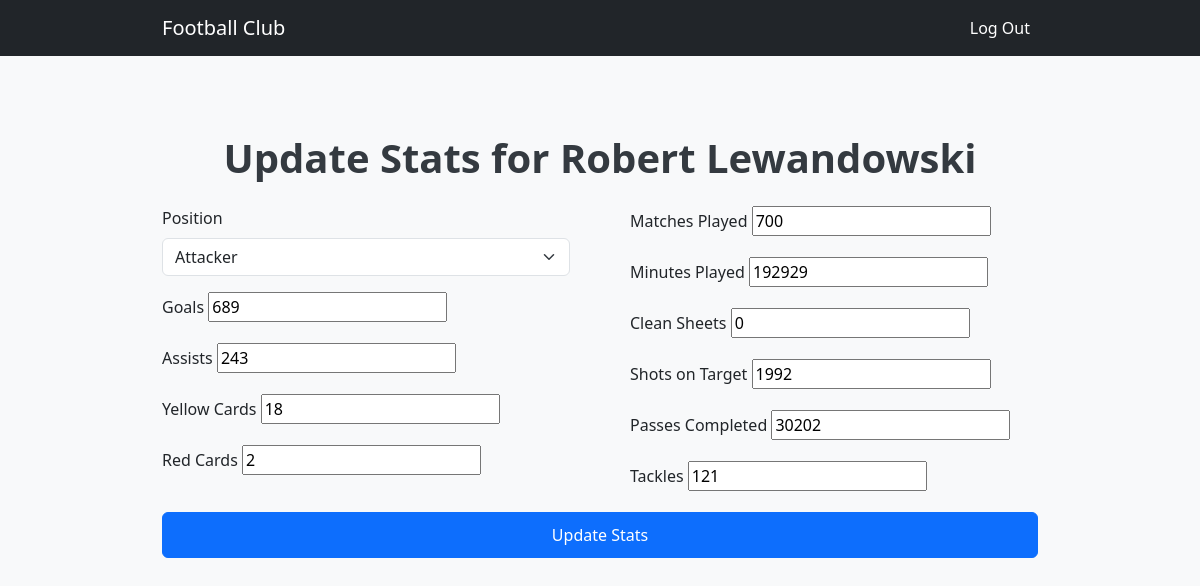
The app's page /update-stats/1/ with its own data.
### club/models.py (models this page shows, shortened)
class Player(models.Model):
    club = models.ForeignKey(FootballClub, on_delete=models.CASCADE)  # Fixed reference to FootballClub
    name = models.CharField(max_length=255)
    position = models.CharField(max_length=100)
    goals = models.PositiveIntegerField(default=0)
    assists = models.PositiveIntegerField(default=0)
    yellow_cards = models.PositiveIntegerField(default=0)
    red_cards = models.PositiveIntegerField(default=0)
    matches_played = models.PositiveIntegerField(default=0)
    minutes_played = models.PositiveIntegerField(default=0)
    clean_sheets = models.PositiveIntegerField(default=0)  # Number of clean sheets for goalkeepers
    shots_on_target = models.PositiveIntegerField(default=0)
    passes_completed = models.PositiveIntegerField(default=0)
    tackles = models.PositiveIntegerField(default=0)

### club/views.py (the view)
# urls.py: path('update-stats/<int:player_id>/', views.update_stats, name='update_stats'),
def update_stats(request, player_id):
    player = get_object_or_404(Player, id=player_id)
    if request.method == 'POST':
        form = PlayerStatsForm(request.POST, instance=player)
        if form.is_valid():
            form.save()
            return redirect('manage_stats')
    else:
        form = PlayerStatsForm(instance=player)
    return render(request, 'club/update_stats.html', {'form': form, 'player': player})

### club/forms.py
class PlayerStatsForm(forms.ModelForm):
    class Meta:
        model = Player
        fields = ['position', 'goals', 'assists', 'yellow_cards',
                  'red_cards', 'matches_played', 'minutes_played',
                  'clean_sheets', 'shots_on_target', 'passes_completed',
                  'tackles']

### club/templates/club/update_stats.html (shortened to what this page needs)
<!DOCTYPE html>
<html lang="en">
  <head>
    <link
      href="https://cdn.jsdelivr.net/npm/bootstrap@5.3.0-alpha1/dist/css/bootstrap.min.css"
      rel="stylesheet"
    />
  </head>
  <body>
    <nav class="navbar navbar-expand-lg navbar-dark bg-dark">
      <div class="container">
        <a class="navbar-brand" href="#">Football Club</a>
        <div class="collapse navbar-collapse" id="navbarNav">
          <ul class="navbar-nav ms-auto">
            <li class="nav-item">
              <a class="nav-link active" href="/">Log Out</a>
            </li>
          </ul>
        </div>
      </div>
    </nav>
    <div class="container py-5">
      <h1 class="text-center mb-4">Update Stats for {{ player.name }}</h1>
      <form method="post">
        <div class="row">
          <div class="col-md-6">
            <div class="mb-3">
              <label for="id_position" class="form-label">Position</label>
              <select class="form-select" id="id_position" name="position">
                <option value="att">Attacker</option>
              </select>
            </div>
            <div class="mb-3">
              <label for="id_goals" class="form-label">Goals</label>
              {{ form.goals }}
            </div>
            <div class="mb-3">
              <label for="id_assists" class="form-label">Assists</label>
              {{ form.assists }}
            </div>
            <div class="mb-3">
              <label for="id_yellow_cards" class="form-label"
                >Yellow Cards</label
              >
              {{ form.yellow_cards }}
            </div>
            <div class="mb-3">
              <label for="id_red_cards" class="form-label">Red Cards</label>
              {{ form.red_cards }}
            </div>
          </div>
          <div class="col-md-6">
            <div class="mb-3">
              <label for="id_matches_played" class="form-label"
                >Matches Played</label
              >
              {{ form.matches_played }}
            </div>
            <div class="mb-3">
              <label for="id_minutes_played" class="form-label"
                >Minutes Played</label
              >
              {{ form.minutes_played }}
            </div>
            <div class="mb-3">
              <label for="id_clean_sheets" class="form-label"
                >Clean Sheets</label
              >
              {{ form.clean_sheets }}
            </div>
            <div class="mb-3">
              <label for="id_shots_on_target" class="form-label"
                >Shots on Target</label
              >
              {{ form.shots_on_target }}
            </div>
            <div class="mb-3">
              <label for="id_passes_completed" class="form-label"
                >Passes Completed</label
              >
              {{ form.passes_completed }}
            </div>
            <div class="mb-3">
              <label for="id_tackles" class="form-label">Tackles</label>
              {{ form.tackles }}
            </div>
          </div>
        </div>
        <button type="submit" class="btn btn-primary w-100">
          Update Stats
        </button>
      </form>
    </div>
  </body>
</html>

### club/templates/club/update_stats.html (style rules this page uses)
body { background-color: #f8f9fa; }
.navbar { margin-bottom: 30px; }
.container { max-width: 900px; }
h1 { font-size: 2.5rem; color: #343a40; font-weight: 600; }
.form-label { font-weight: 500; }
.btn { border-radius: 0.375rem; font-weight: 500; padding: 10px 20px; font-size: 1rem; }
.row { display: flex; justify-content: space-between; }
.col-md-6 { flex: 0 0 48%; }

### records on screen
Player: name "Robert Lewandowski", goals "689", assists "243", yellow_cards "18", red_cards "2", matches_played "700", minutes_played "192929", clean_sheets "0", shots_on_target "1992", passes_completed "30202", tackles "121"
